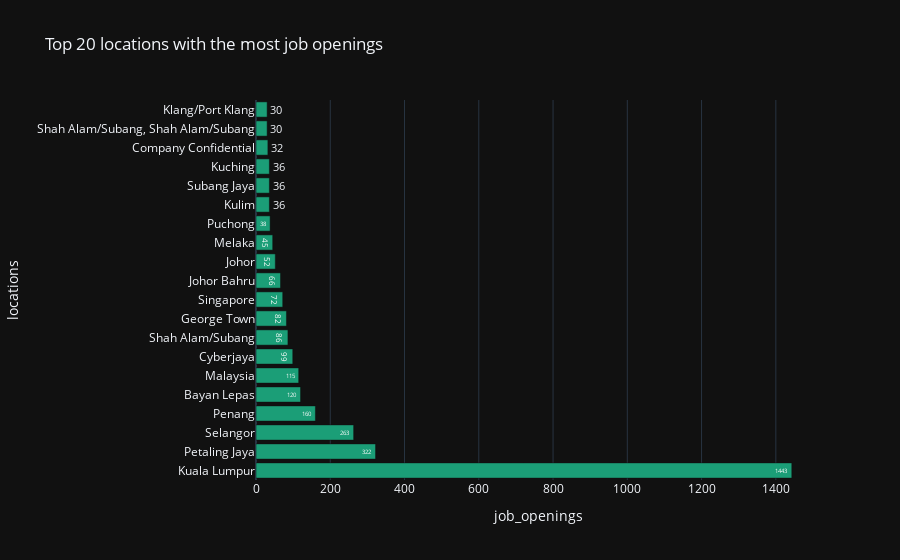

This figure's notebook cell:
### Code cell
fig = px.bar(location_top, x='job_openings', y='locations', text='job_openings',
             color_discrete_sequence=px.colors.qualitative.Dark2, orientation='h',
             title="Top 20 locations with the most job openings")
#fig.update_traces(textfont_size=12, textangle=0, textposition="outside", cliponaxis=False)
fig.show()

### Figure 1 — Plotly figure (JSON) as saved in the notebook; plotly's stock layout.template omitted (floating-point values rounded to 4 significant figures)
{"data": [{"alignmentgroup": "True", "hovertemplate": "job_openings=%{text}<br>locations=%{y}<extra></extra>", "legendgroup": "", "marker": {"color": "rgb(27,158,119)", "pattern": {"shape": ""}}, "name": "", "offsetgroup": "", "orientation": "h", "showlegend": false, "text": [1443.0, 322.0, 263.0, 160.0, 120.0, 115.0, 99.0, 86.0, 82.0, 72.0, 66.0, 52.0, 45.0, 38.0, 36.0, 36.0, 36.0, 32.0, 30.0, 30.0], "textposition": "auto", "x": [1443, 322, 263, 160, 120, 115, 99, 86, 82, 72, 66, 52, 45, 38, 36, 36, 36, 32, 30, 30], "xaxis": "x", "y": ["Kuala Lumpur", "Petaling Jaya", "Selangor", "Penang", "Bayan Lepas", "Malaysia", "Cyberjaya", "Shah Alam/Subang", "George Town", "Singapore", "Johor Bahru", "Johor", "Melaka", "Puchong", "Kulim", "Subang Jaya", "Kuching", "Company Confidential", "Shah Alam/Subang, Shah Alam/Subang", "Klang/Port Klang"], "yaxis": "y", "type": "bar"}], "layout": {"xaxis": {"anchor": "y", "domain": [0.0, 1.0], "title": {"text": "job_openings"}}, "yaxis": {"anchor": "x", "domain": [0.0, 1.0], "title": {"text": "locations"}}, "legend": {"tracegroupgap": 0}, "title": {"text": "Top 20 locations with the most job openings"}, "barmode": "relative"}}
